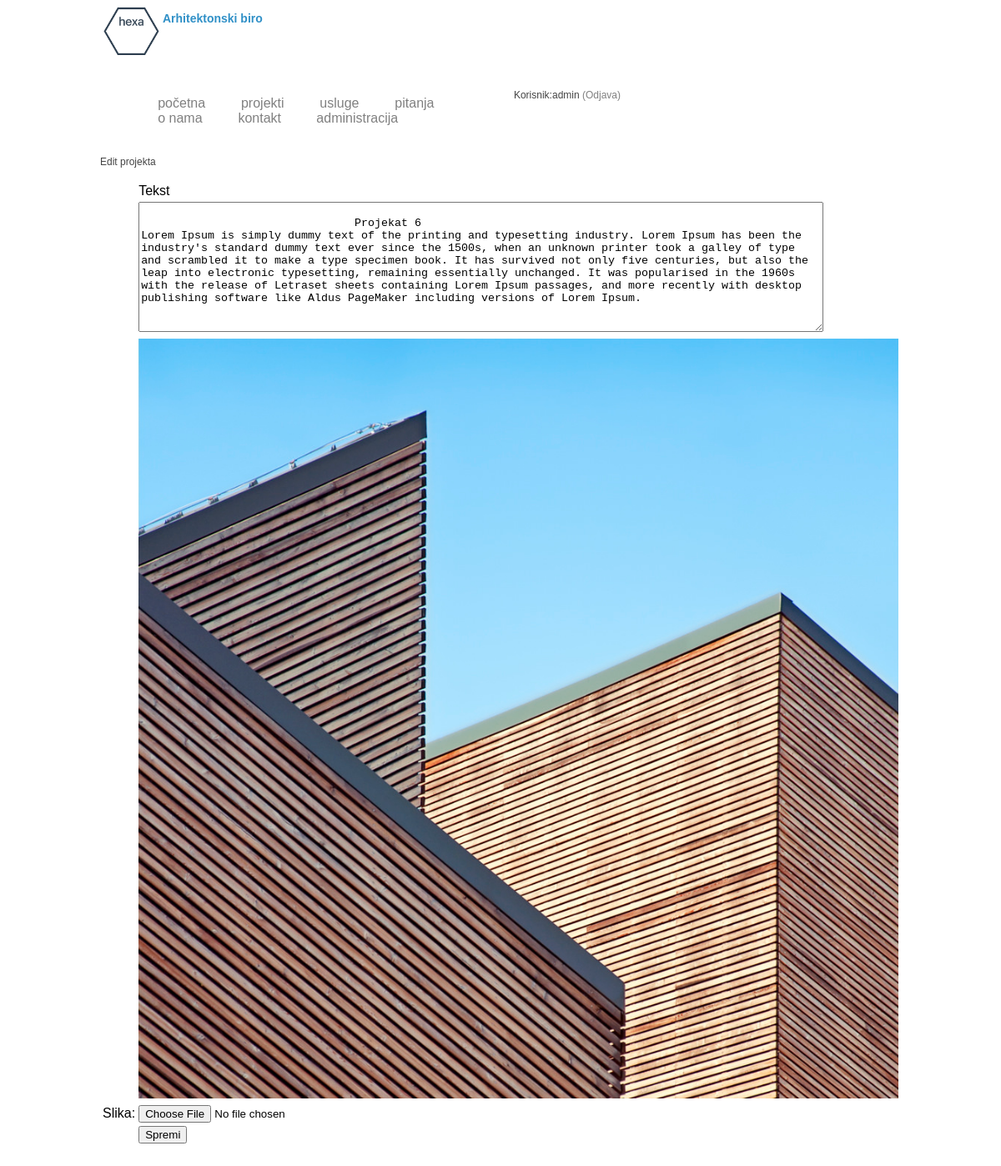
The app's page /edit.php?id=44 (signed in) with its own data.
### tables this page shows
CREATE TABLE `projekti` (
  `id` int(11) NOT NULL,
  `slikasrc` varchar(255) NOT NULL,
  `tekst` varchar(2000) NOT NULL
);

### baza.php (called while the page is built, shortened)
<?php
    $host = 'localhost';
	$db_name = 'arhbirobaza';
	$user = 'wtspirala';
	$password= '123456';
    $db = new PDO('mysql:host='.$host.'; dbname='.$db_name.'; charset=utf8',$user,$password);
    function procitaj_id($table_name, $polja,$id) {
        global $db;
        $query = 'SELECT ';
        foreach ($polja as $val) {
            $query .= $val.', ';
        }
        $query = rtrim($query,', ');
        $query .= ' FROM '.$table_name.' WHERE id='.$id.';';
        $upit = $db->prepare($query);
        $upit->execute();
        return $upit->fetchAll();
    }
?>

### edit.php (the view, shortened to what this page needs)
<?php
    require 'baza.php';
    $table = 'projekti';
	$id_projekta = intval($_GET['id']);
    $polja = array('slikasrc','tekst');
    $projekat = procitaj_id($table,$polja,$id_projekta);
?>
<!DOCTYPE html>
<html>
    <head>
        <link rel="stylesheet" href="stil.css">
    </head>
    <body onload="prikazi(1)">
      <div class="naslov">
            <a href="index.php"><img id="logo_img" src="logo.png"></a>
            <h3 id="logo_text">Arhitektonski biro</h3>
      </div>
      <div class="wrap_main">
          <div class = "korisnici">
            <p>
                <?php
                    if(!isset($_SESSION['user'])) {
                        echo '<a href="login.php"> Prijava</a>';
                    } else {
                        echo 'Korisnik:<a>' .$_SESSION["user"].'</a>';
                        echo '<a href="logout.php"> (Odjava)</a>';
                    }
                ?>
            </p>
          </div>
        <div class="meni">
            <ul>
                <li><a href="index.php"/>početna</li>
                <li><a href="projekti.php"/>projekti</li>
                <li><a href="usluge.php"/>usluge</li>
                <li><a href="pitanja.php"/>pitanja</li>
                <li><a href="about.php"/>o nama</li>
                <li><a href="kontakt.php"/>kontakt</a></li>
                <?php
                   if(isset($_SESSION['admin'])) {
                    if($_SESSION['admin'] == true ) {
                        echo '<li><a href="admin.php"/>administracija</a></li>';
                    }
                }
                ?>
            </ul>
        </div>
        <div id="sadrzaj">
        <div class="edit_form">
        <p>Edit projekta</p>
        <form id="edit_forma" action="save.php" onsubmit="return validateEdit()" name="edit_forma" method="post" enctype="multipart/form-data">
            <table>
                <tr>
                    <th></th>
                    <th></th>
                </tr>
                <tr>
                	<td>
                	</td>
                	<td>
                		Tekst
                	</td>
                </tr>
                <tr>
                    <td></td>
                    <td><textarea maxlength=2000 cols="100" rows="10" name="tekst" form="edit_forma" text="tekst">
                    	<?php
                            if(!is_null($projekat))
                    		echo $projekat[0]['tekst'];
                    	?>
                    </textarea></td>
                </tr>
                <tr>
                	<td>
                	</td>
                	<td>
                		<?php
                          if(!is_null($projekat))
                			echo '<img src="'.$projekat[0]['slikasrc'].'"></img>';
                		 ?>
                	</td>
                </tr>
                <tr>
                	<td>Slika:</td>
                	<td><input type="file" name="slika"> </td>
                </tr>
                <tr>
                    <td></td>
                    <td><input type="submit" value="Spremi"></td>
                </tr>
                <tr>
                    <td></td>
                    <td><p id="error_msg"></p></td>
                </tr>
            </table>
        </form>
        </div>
      </div>
    </body>
</html>

### stil.css (style rules this page uses)
body { width:100%; background-color:white; margin:0 auto; height:auto; }
p,h1, h2, h3,h4, a, input,table, td { font-family:"Lucida Sans Unicode", "Lucida Grande", sans-serif; }
p { color:#444444; font-size:9pt; }
img { max-width:100%; max-height:100%; }
h3 { font-size:0.875em; font-weight:bold; }
#logo_img { max-width:75px; max-height:75px; float:left; margin-left:10%; }
#logo_text { height:100%; vertical-align:text-bottom; color:#3090C7; }
.naslov { width:100%; height:75px; display:inline-block; }
.wrap_main { width:80%; margin:20px auto; height:auto; overflow:hidden; display:block; }
.meni { padding: 10px; width:100%; min-height:50px; margin:auto; margin-top:10px; }
ul { width:100%; margin: auto; }
li { display:inline-block; margin-left:2%; margin-right:2%; }
a { width:100px; text-decoration:none; }
a:link { color:gray; }
img { cursor:pointer; }
.korisnici { margin-right: 35%; float: right; }

### records on screen
projekti: tekst "Projekat 6 Lorem Ipsum is simply dummy text of the printing and typesetting industry. Lorem Ipsum has been the industry's standard dummy text ever since the 1500s, when an unknown printer took a galley of type and scrambled it to make a type specimen book. It has survived not only five centuries, but also the leap into electronic typesetting, remaining essentially unchanged. It was popularised in the 1960s with the release of Letraset sheets containing Lorem Ipsum passages, and more recently with desktop publishing software like Aldus PageMaker including versions of Lorem Ipsum.", slikasrc (picture)

### other values on screen
$_SESSION["user"] "admin"
